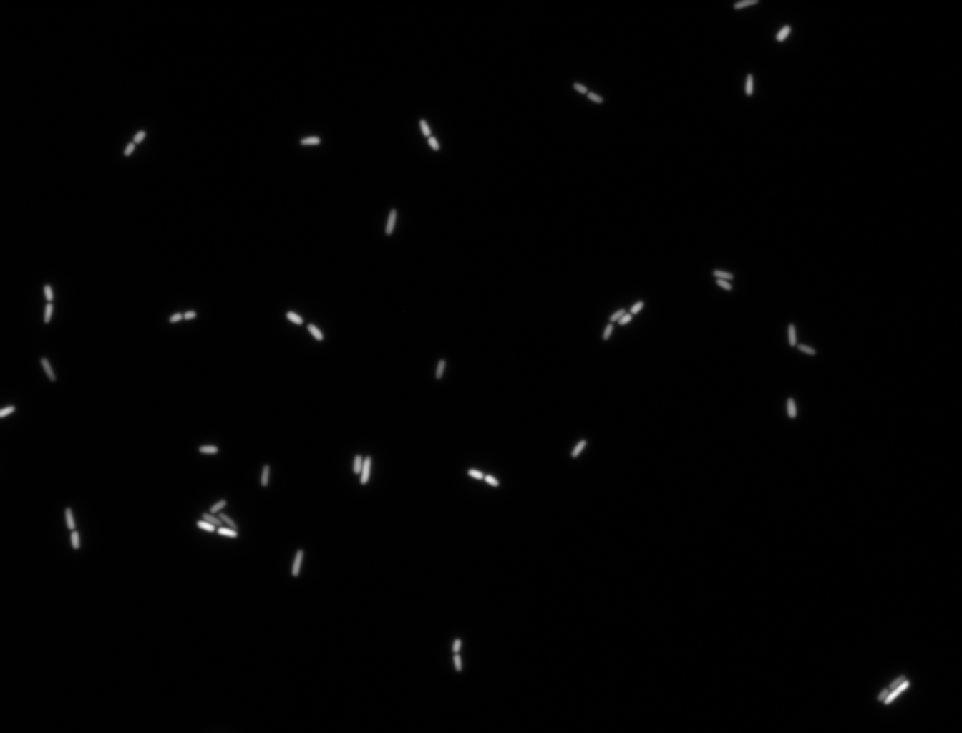
%> input picture Teaching/FluorescenceImage.TIF, 962 x 733 px, shrunk from 1344 x 1024 before the run
$ octave --eval "result = matlabsSegmentOutput(imread('Teaching/FluorescenceImage.TIF'));"   (GNU Octave 9; MATLAB toolbox functions it lacks are replaced by stand-ins)
%> lines starting %> are read from the running program, lines starting %| are printed output that depends on the picture; in (x1, y1, x2, y2) boxes, pixels count from 0 and x2, y2 are one past the last pixel; in counts of white or black regions, pixels touching at a corner belong together; the program's own positions count from 1
function [BW,maskedImage] = matlabsSegmentOutput(X)
%segmentImage Segment image using auto-generated code from imageSegmenter app
%  [BW,MASKEDIMAGE] = segmentImage(X) segments image X using auto-generated
%  code from the imageSegmenter app. The final segmentation is returned in
%  BW, and a masked image is returned in MASKEDIMAGE.

% Auto-generated by imageSegmenter app on 26-Feb-2020
%----------------------------------------------------


% Adjust data to span data range.
X = imadjust(X);
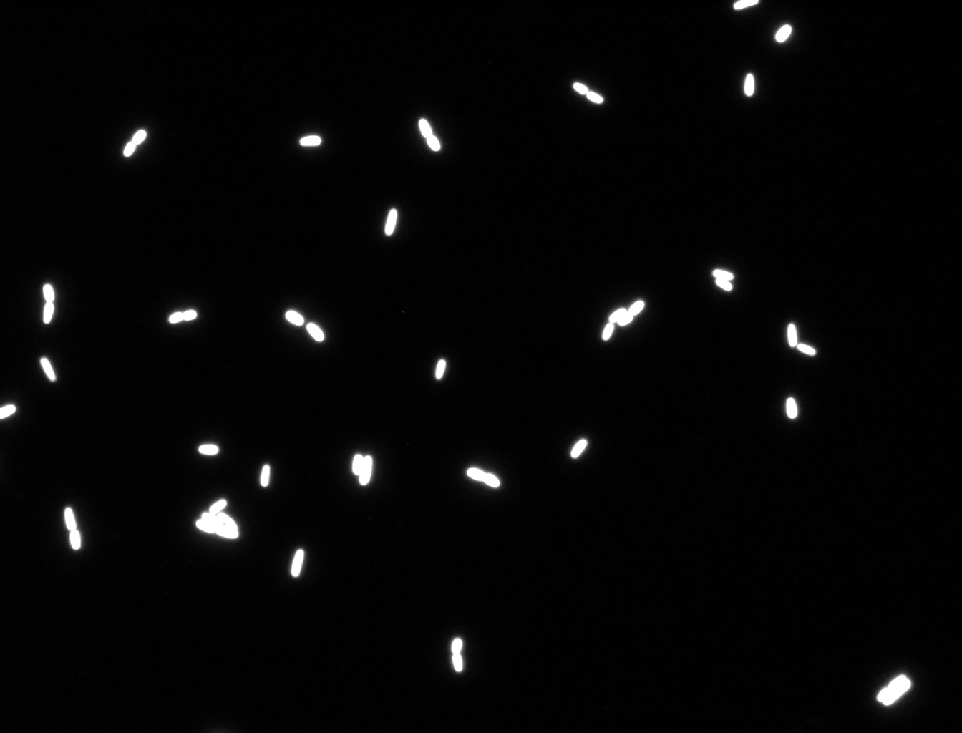
%> X: size 733x962 uint16; min 0, max 65535, mean 1690.5; drawn with min black and max white

% Threshold image - adaptive threshold
BW = imbinarize(X, 'adaptive', 'Sensitivity', 0.05, 'ForegroundPolarity', 'bright');
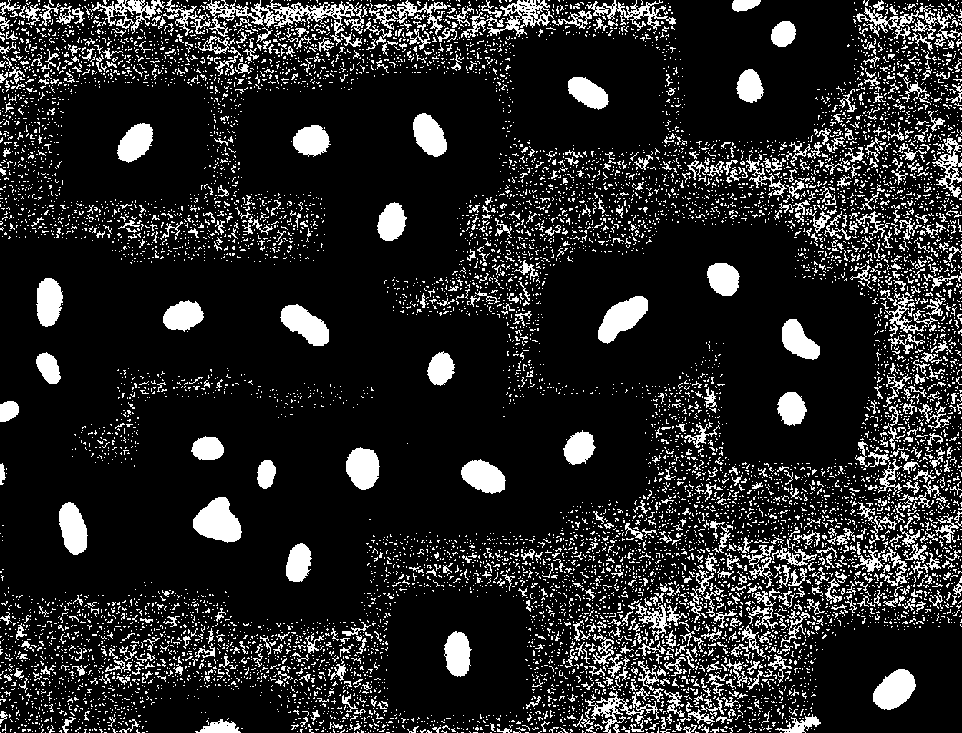
%> BW: size 733x962 logical; 15.1% white; 10170 white regions (9415 under 20 px), largest, box (x1, y1, x2, y2) and area: (206, 0, 364, 46) 1911, (193, 497, 242, 543) 1489, (598, 296, 648, 344) 1319

% Fill holes
BW = imfill(BW, 'holes');
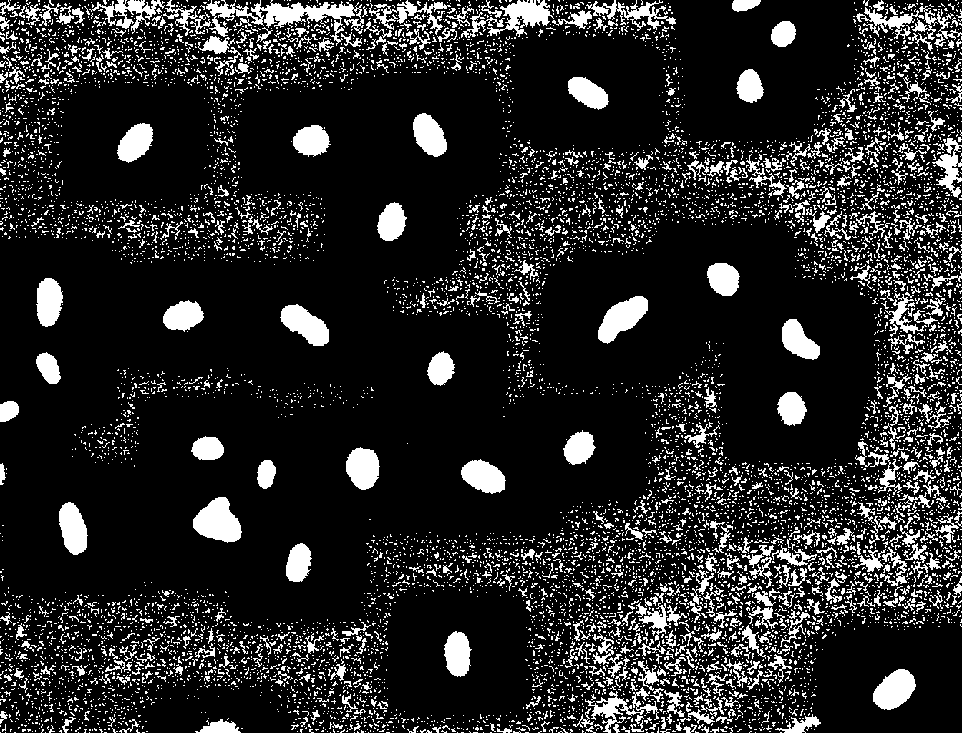
%> BW: size 733x962 logical; 15.5% white; 10166 white regions (9409 under 20 px), largest, box (x1, y1, x2, y2) and area: (206, 0, 364, 46) 2338, (193, 497, 242, 543) 1489, (598, 296, 648, 344) 1319

% Open mask with disk
radius = 1;
decomposition = 0;
se = strel('disk', radius, decomposition);
BW = imopen(BW, se);
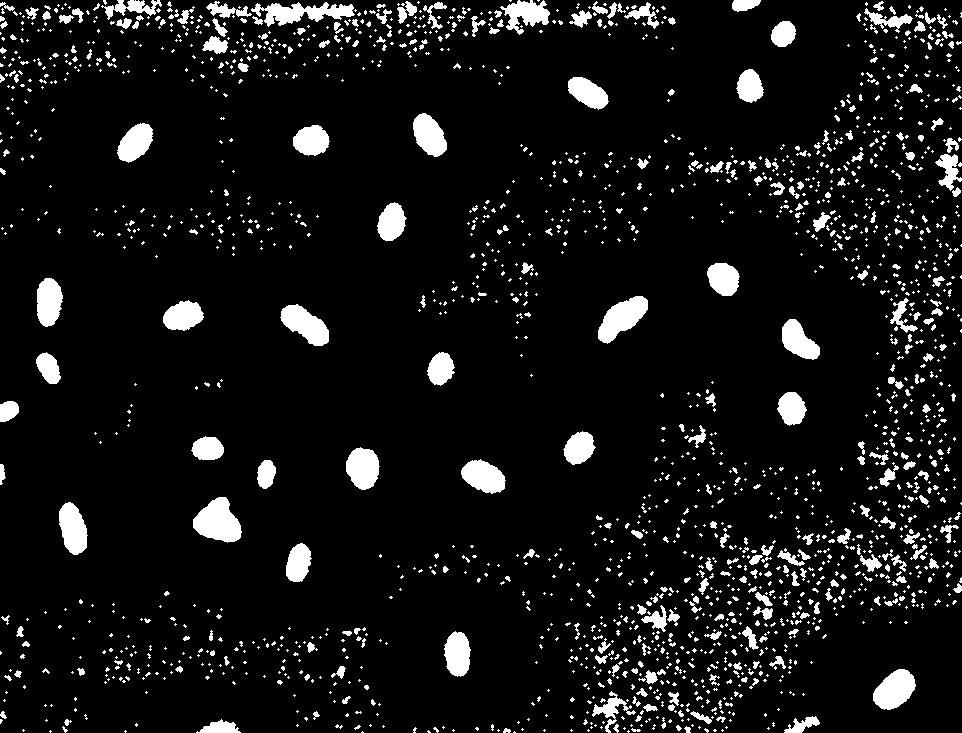
%> BW: size 733x962 logical; 8.1% white; 1980 white regions (1608 under 20 px), largest, box (x1, y1, x2, y2) and area: (193, 497, 242, 543) 1484, (598, 296, 648, 344) 1315, (251, 2, 355, 27) 1294

% Close mask with disk
radius = 5;
decomposition = 0;
se = strel('disk', radius, decomposition);
BW = imclose(BW, se);
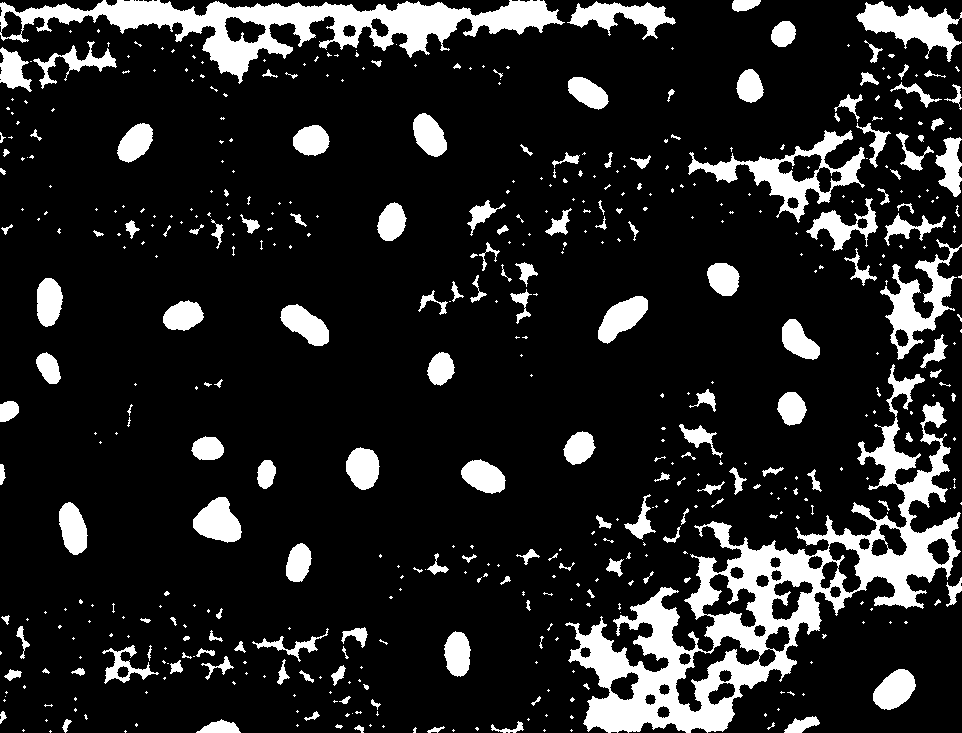
%> BW: size 733x962 logical; 14.3% white; 509 white regions (331 under 20 px), largest, box (x1, y1, x2, y2) and area: (565, 364, 961, 733) 30298, (0, 0, 565, 84) 14753, (688, 130, 865, 223) 3984

% Active contour
iterations = 30;
%> (the run ends here)
